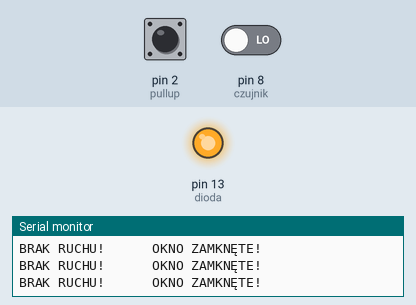
Recording of a sketch running on a simulated Arduino Uno, built with avr-gcc and run on an emulated ATmega328P. Parts: output pins drawn as LEDs (lit = HIGH), the last lines printed to the serial monitor. Inputs (shaded band) come from the test bench; at power-on: pin 8 (czujnik) LOW, pin 2 (pullup) HIGH.

Above: at 1.2 s.
1.3 s: pin 8 (czujnik) driven HIGH
At 1.9 s:
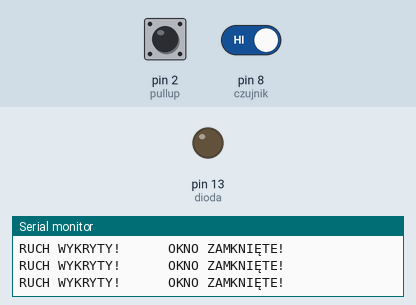
2.9 s: pin 2 (pullup) pulled LOW for 0.25 s
At 3.1 s:
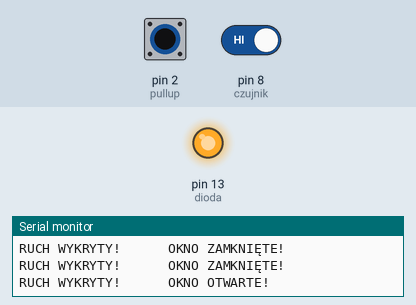
4.6 s: pin 2 (pullup) pulled LOW for 3.2 s
At 8.3 s:
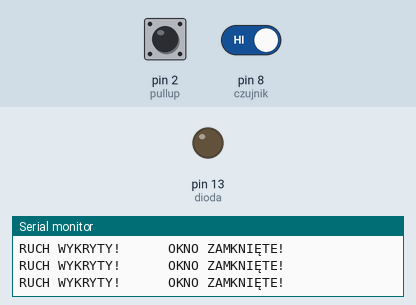
9.3 s: pin 8 (czujnik) driven LOW
At 10.8 s:
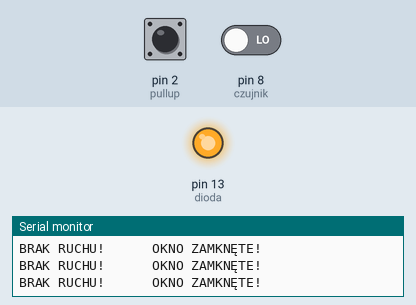
Timing chart, 0 to 12.3 s (numbered marks = the images above; inputs shaded):
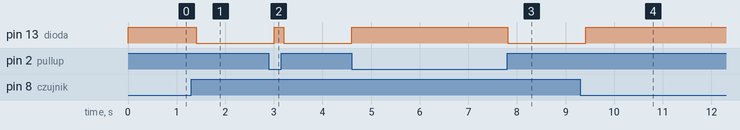

Measured:
- after the input at 1.3 s, pin 13 (dioda): HIGH → LOW after 0.10 s
- after the input at 2.9 s, pin 13 (dioda): LOW → HIGH after 0.10 s, → LOW 0.20 s later
- after the input at 4.6 s, pin 13 (dioda): LOW → HIGH at once, → LOW 3.2 s later
- after the input at 9.3 s, pin 13 (dioda): LOW → HIGH after 0.11 s

The sketch:

razem.ino
```cpp
int czujnik = 8; //pin 8 - sygnał z pir
int pullup = 2; //pin 2 - kontaktron
int dioda = 13; //pin 13 - dioda sprawdzajaca kontaktron
void setup() {
  Serial.begin(9600);
  pinMode(czujnik, INPUT);
  pinMode(pullup, INPUT_PULLUP);
  pinMode(dioda, OUTPUT);

}
void loop() {
  int ruch = digitalRead(czujnik);
  int sensorVal = digitalRead(pullup);
  if(sensorVal == HIGH && ruch == HIGH) {
    digitalWrite(dioda, LOW);
    Serial.println("RUCH WYKRYTY!      OKNO ZAMKNIĘTE!");
  }
  else if(sensorVal == LOW && ruch == HIGH) {
    digitalWrite(dioda, HIGH);
    Serial.println("RUCH WYKRYTY!      OKNO OTWARTE!");
  }
  else if(sensorVal == HIGH && ruch == LOW) {
    digitalWrite(dioda, HIGH);
    Serial.println("BRAK RUCHU!      OKNO ZAMKNĘTE!");
  }
  else if(sensorVal == LOW && ruch == LOW) {
    digitalWrite(dioda, HIGH);
    Serial.println("BRAK RUCHU!      OKNO ZAMKNIĘTE!");
  }
  delay(200);
}
```
